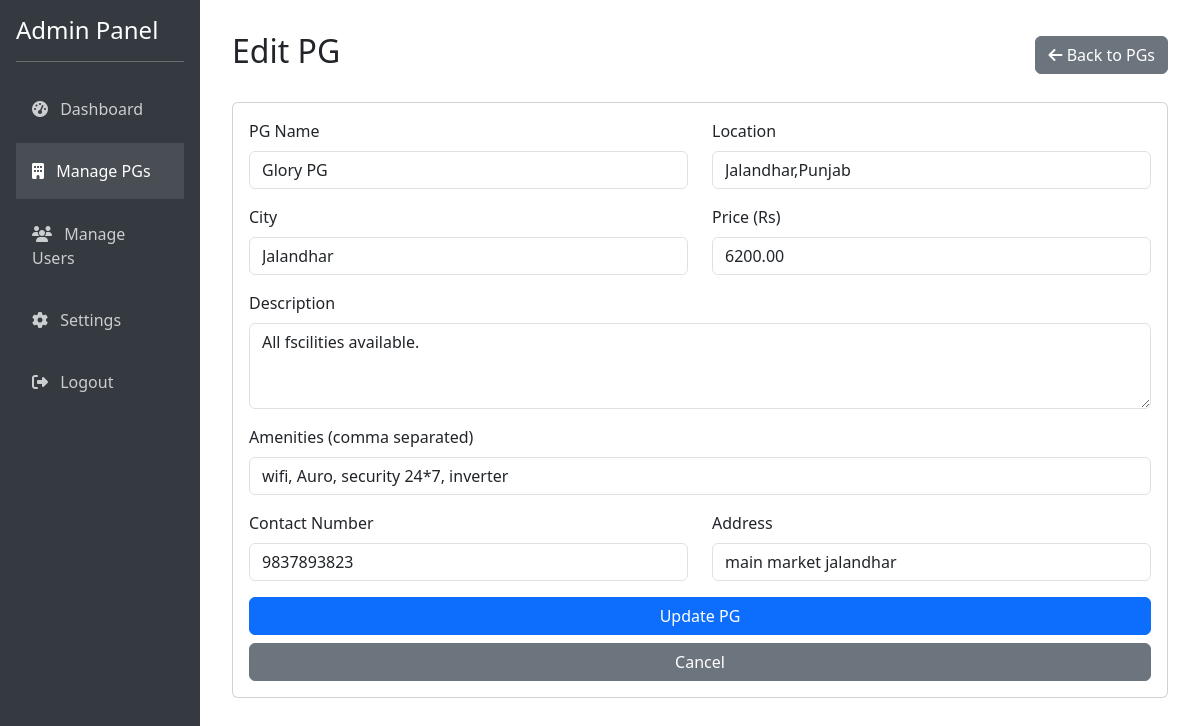
/admin_edit_pg.php?id=1 (signed in), run on the app's committed database.
### tables this page shows
CREATE TABLE IF NOT EXISTS `accommodations` (
  `id` int NOT NULL AUTO_INCREMENT,
  `name` varchar(255) NOT NULL,
  `location` varchar(255) NOT NULL,
  `city` varchar(255) NOT NULL,
  `price` decimal(10,2) NOT NULL,
  `description` text,
  `amenities` text,
  `contact_number` varchar(20) DEFAULT NULL,
  `address` text,
  `image` varchar(255) DEFAULT NULL,
  `rating` float DEFAULT '0',
  `gender` varchar(10) DEFAULT 'both',
  `interested` int DEFAULT '0',
  `created_at` timestamp NULL DEFAULT CURRENT_TIMESTAMP,
  `updated_at` timestamp NULL DEFAULT CURRENT_TIMESTAMP ON UPDATE CURRENT_TIMESTAMP,
  PRIMARY KEY (`id`)
);

### admin_edit_pg.php (the view, shortened to what this page needs)
<?php
require_once "config.php";
$name = $location = $city = $price = $description = $amenities = $contact_number = $address = "";
$name_err = $location_err = $city_err = $price_err = $description_err = $amenities_err = $contact_number_err = $address_err = "";
if(isset($_GET["id"]) && !empty(trim($_GET["id"]))){
    $id = trim($_GET["id"]);
    $sql = "SELECT * FROM accommodations WHERE id = ?";
    if($stmt = mysqli_prepare($conn, $sql)){
        mysqli_stmt_bind_param($stmt, "i", $id);
        if(mysqli_stmt_execute($stmt)){
            $result = mysqli_stmt_get_result($stmt);
            if(mysqli_num_rows($result) == 1){
                $row = mysqli_fetch_array($result);
                $name = $row["name"];
                $location = $row["location"];
                $city = $row["city"];
                $price = $row["price"];
                $description = $row["description"];
                $amenities = $row["amenities"];
                $contact_number = $row["contact_number"];
                $address = $row["address"];
            } else {
                header("location: admin_manage_pgs.php");
                exit;
            }
        } else {
            echo "Oops! Something went wrong. Please try again later.";
        }
    }
}
?>
<!DOCTYPE html>
<html lang="en">
<head>
    <link rel="stylesheet" href="https://cdnjs.cloudflare.com/ajax/libs/bootstrap/5.3.0/css/bootstrap.min.css">
    <link rel="stylesheet" href="https://cdnjs.cloudflare.com/ajax/libs/font-awesome/6.4.0/css/all.min.css">
</head>
<body>
    <div class="container-fluid">
        <div class="row">
            <div class="col-md-3 col-lg-2 px-0 sidebar">
                <div class="p-3">
                    <h4>Admin Panel</h4>
                    <hr>
                    <ul class="nav flex-column">
                        <li class="nav-item">
                            <a class="nav-link" href="admin_dashboard.php">
                                <i class="fas fa-tachometer-alt"></i> Dashboard
                            </a>
                        </li>
                        <li class="nav-item">
                            <a class="nav-link active" href="admin_manage_pgs.php">
                                <i class="fas fa-building"></i> Manage PGs
                            </a>
                        </li>
                        <li class="nav-item">
                            <a class="nav-link" href="admin_manage_users.php">
                                <i class="fas fa-users"></i> Manage Users
                            </a>
                        </li>
                        <li class="nav-item">
                            <a class="nav-link" href="admin_settings.php">
                                <i class="fas fa-cog"></i> Settings
                            </a>
                        </li>
                        <li class="nav-item">
                            <a class="nav-link" href="admin_logout.php">
                                <i class="fas fa-sign-out-alt"></i> Logout
                            </a>
                        </li>
                    </ul>
                </div>
            </div>
            <div class="col-md-9 col-lg-10 main-content">
                <div class="d-flex justify-content-between align-items-center mb-4">
                    <h2>Edit PG</h2>
                    <a href="admin_manage_pgs.php" class="btn btn-secondary">
                        <i class="fas fa-arrow-left"></i> Back to PGs
                    </a>
                </div>
                <div class="card">
                    <div class="card-body">
                        <form action="<?php echo htmlspecialchars($_SERVER["PHP_SELF"]); ?>" method="post">
                            <div class="row">
                                <div class="col-md-6 mb-3">
                                    <label for="name" class="form-label">PG Name</label>
                                    <input type="text" class="form-control <?php echo (!empty($name_err)) ? 'is-invalid' : ''; ?>"
                                        id="name" name="name" value="<?php echo $name; ?>">
                                </div>
                                <div class="col-md-6 mb-3">
                                    <label for="location" class="form-label">Location</label>
                                    <input type="text" class="form-control <?php echo (!empty($location_err)) ? 'is-invalid' : ''; ?>"
                                        id="location" name="location" value="<?php echo $location; ?>">
                                </div>
                            </div>
                            <div class="row">
                                <div class="col-md-6 mb-3">
                                    <label for="city" class="form-label">City</label>
                                    <input type="text" class="form-control <?php echo (!empty($city_err)) ? 'is-invalid' : ''; ?>"
                                        id="city" name="city" value="<?php echo $city; ?>">
                                </div>
                                <div class="col-md-6 mb-3">
                                    <label for="price" class="form-label">Price (Rs)</label>
                                    <input type="number" class="form-control <?php echo (!empty($price_err)) ? 'is-invalid' : ''; ?>"
                                        id="price" name="price" value="<?php echo $price; ?>">
                                </div>
                            </div>
                            <div class="mb-3">
                                <label for="description" class="form-label">Description</label>
                                <textarea class="form-control <?php echo (!empty($description_err)) ? 'is-invalid' : ''; ?>"
                                    id="description" name="description" rows="3"><?php echo $description; ?></textarea>
                            </div>
                            <div class="mb-3">
                                <label for="amenities" class="form-label">Amenities (comma separated)</label>
                                <input type="text" class="form-control <?php echo (!empty($amenities_err)) ? 'is-invalid' : ''; ?>"
                                    id="amenities" name="amenities" value="<?php echo $amenities; ?>">
                            </div>
                            <div class="row">
                                <div class="col-md-6 mb-3">
                                    <label for="contact_number" class="form-label">Contact Number</label>
                                    <input type="text" class="form-control <?php echo (!empty($contact_number_err)) ? 'is-invalid' : ''; ?>"
                                        id="contact_number" name="contact_number" value="<?php echo $contact_number; ?>">
                                </div>
                                <div class="col-md-6 mb-3">
                                    <label for="address" class="form-label">Address</label>
                                    <input type="text" class="form-control <?php echo (!empty($address_err)) ? 'is-invalid' : ''; ?>"
                                        id="address" name="address" value="<?php echo $address; ?>">
                                </div>
                            </div>
                            <div class="d-grid gap-2">
                                <button type="submit" class="btn btn-primary">Update PG</button>
                                <a href="admin_manage_pgs.php" class="btn btn-secondary">Cancel</a>
                            </div>
                        </form>
                    </div>
                </div>
            </div>
        </div>
    </div>
</body>
</html>

### admin_edit_pg.php (style rules this page uses)
.sidebar { min-height: 100vh; background: #343a40; color: white; }
.sidebar .nav-link { color: rgba(255,255,255,.75); padding: 1rem; margin: 0.2rem 0; }
.sidebar .nav-link.active { color: white; background: rgba(255,255,255,.1); }
.sidebar .nav-link i { margin-right: 0.5rem; }
.main-content { padding: 2rem; }

### data on the page
accommodations: name "Glory PG", location "Jalandhar,Punjab", city "Jalandhar", price "6200.00", description "All fscilities available.", amenities "wifi, Auro, security 24*7, inverter", contact_number "9837893823", address "main market jalandhar"
